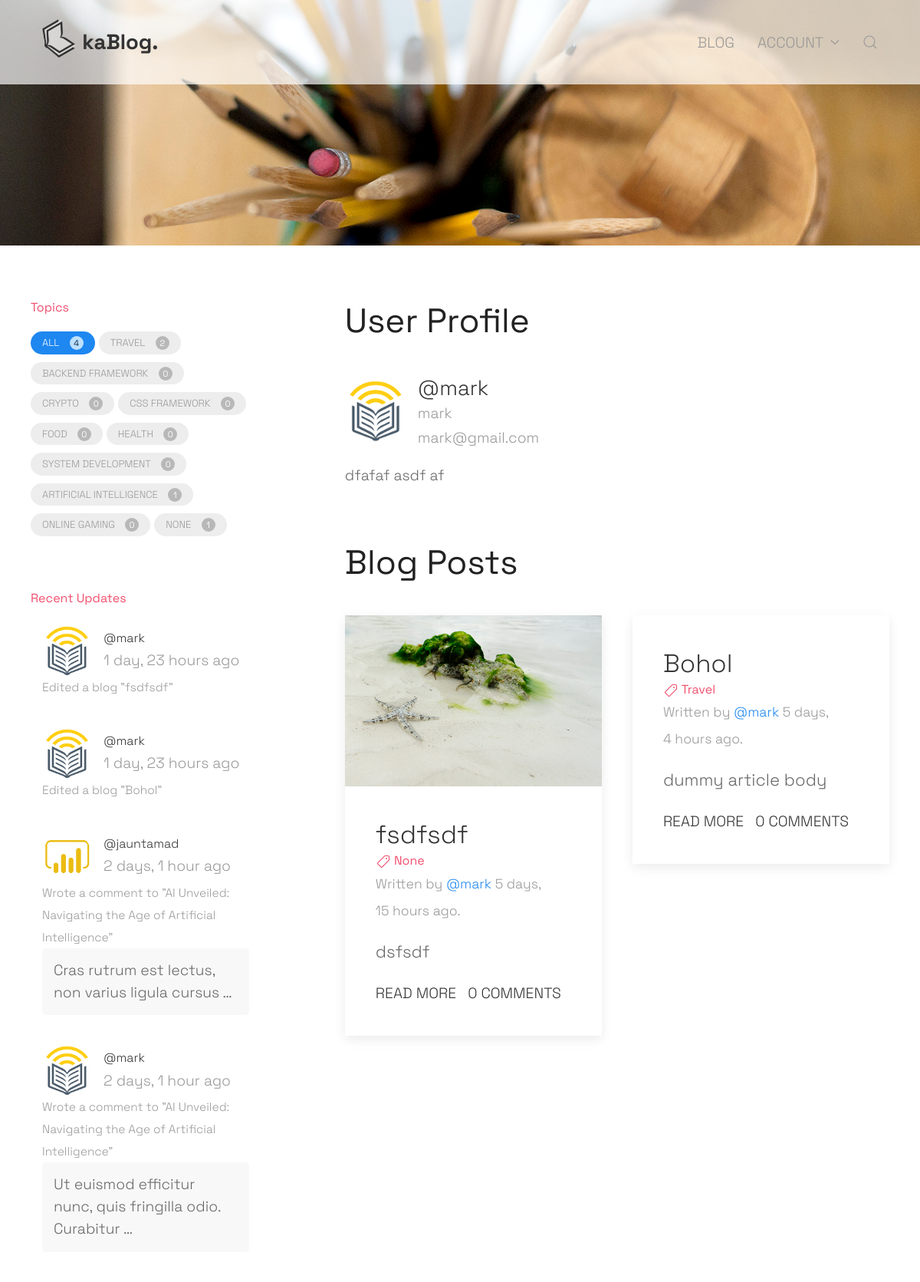
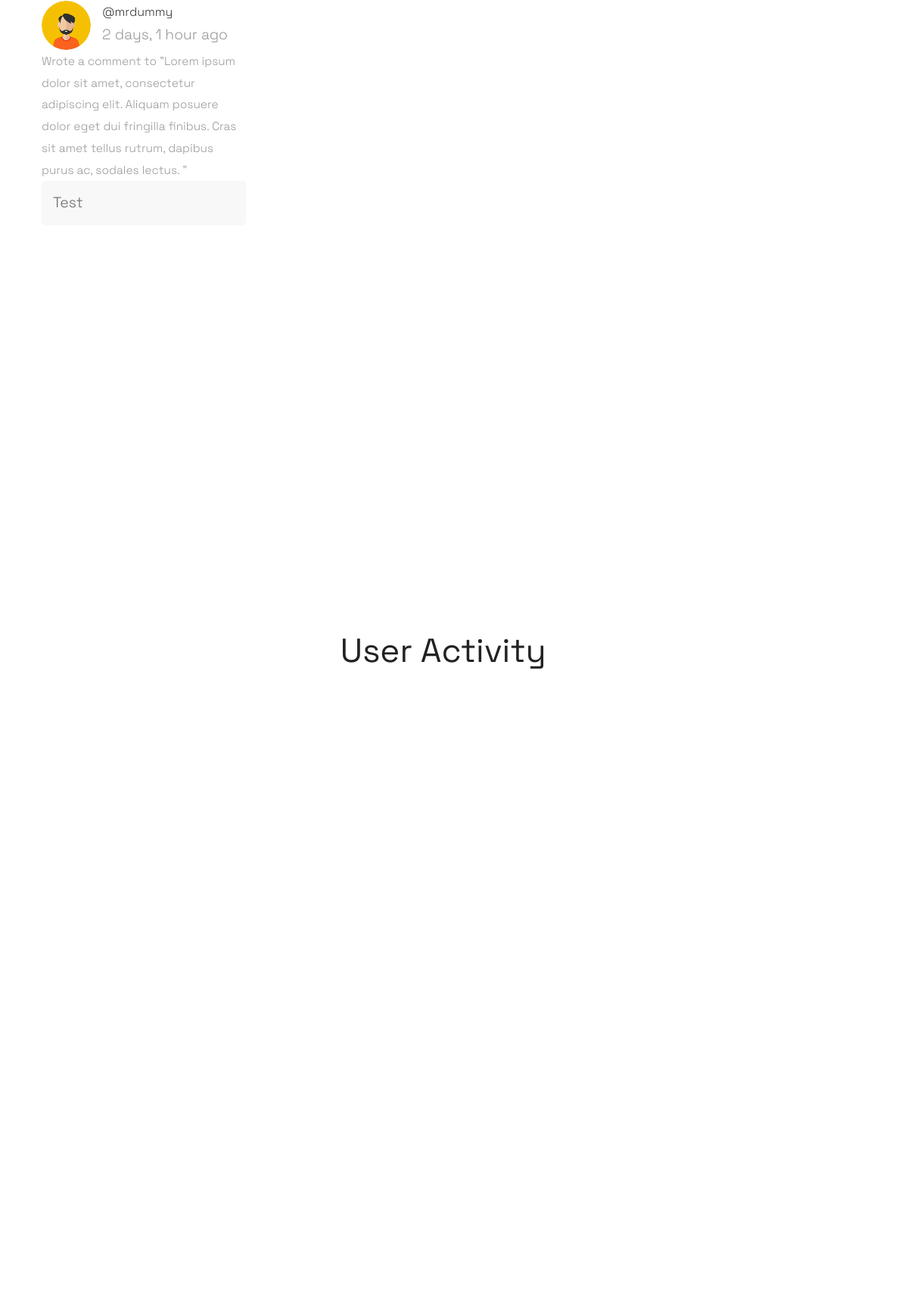
The app's page /user/profile/3/ (upper part) with its own data (2 pictures, top to bottom).
### blog/models.py (models this page shows, shortened)
class Topic(models.Model):
    name = models.CharField(max_length=200)
    def __str__(self):
        return self.name

class Blog(models.Model):
    author = models.ForeignKey(User, on_delete=models.SET_NULL, null=True)
    participants = models.ManyToManyField(User, related_name="participants", blank=True)
    topic = models.ForeignKey(Topic, on_delete=models.SET_NULL, null=True)
    title = models.CharField(max_length=200)
    description = models.TextField(null=True, blank=True)
    updated = models.DateTimeField(auto_now=True)
    created = models.DateTimeField(auto_now_add=True)
    featured_image=models.ImageField(null=True, blank=True, verbose_name='Featured image', upload_to = user_directory_path)
    isupdated=models.BooleanField(default=False)
    """ class Meta:
        ordering = ["-updated", "-created"] """

### creds/models.py (models this page shows)
class User(AbstractUser):
    name=models.CharField(max_length=200, null=True, verbose_name='Full Name')
    email=models.EmailField(verbose_name="Email address", max_length=255, unique=True,)
    bio=models.TextField(null=True, blank=True)
    avatar=models.ImageField(null=True, verbose_name='Profile piture', upload_to = user_directory_path, default='avatar.png')
    USERNAME_FIELD="email"
    REQUIRED_FIELDS=[]

### creds/views.py (the view)
# urls.py: path("user/profile/<int:pk>/", userProfile, name="user-profile"),
def userProfile(request, pk):
    author = User.objects.get(id=pk)
    blogs = author.blog_set.all().annotate(countcomments=Count("comment"))
    topics = Topic.objects.annotate(blogcount=Count(
        "blog",
        Q(blog__author__id__iexact=pk)
        ))
    context = {
        "user": author,
        "topics": topics,
        "recent": getActivity(pk, False, 5),
        "user_activity": getActivity(pk, True, 0),
        "blogs": blogs,
        "pagetitle": 'User Profile'
    }
    print(len(context['user_activity']))
    return render(request, "creds/userprofile.html", context)

### creds/views.py (called while the page is built)
def getActivity(pk, current_user, limit=5):
    qsBlog = Blog.objects.all().values('id', 'author', 'author__username', 'author__avatar', 'created', 'updated', 'isupdated', 'title').annotate(comment=Value(''), action1=Value('Posted a blog'), action2=Value('Edited a blog'))
    if current_user:
        qsBlog=qsBlog.filter(author__id__iexact=pk)
    qsComment = Comment.objects.all().values('blog__id', 'author', 'author__username', 'author__avatar', 'created', 'updated', 'isupdated', 'blog__title', 'comment').annotate(action1=Value('Wrote a comment to'), action2=Value('Edited a comment'))
    if current_user:
        qsComment=qsComment.filter(author__id__iexact=pk)
    recent=qsBlog.union(qsComment).order_by('-updated', '-created')
    return recent[:limit] if limit > 0 else recent

### creds/templates/creds/userprofile.html (shortened to what this page needs)
{% extends 'base.html' %}
{% block pageheading %}
  {% include 'pageheading-small.html' %}
  {% block navigation %}
    {% include 'navigation.html' %}
  {% endblock %}
{% endblock %}
{% block sidebar %}
  {% include 'blog/list_sidebar_topics.html' %}
  {% include 'blog/list_sidebar_recentactivity.html' %}
{% endblock %}
{% block content %}
<section class="uk-margin-medium-bottom uk-margin-medium-top">
  <article class="uk-comment" role="comment">
    <header class="uk-comment-header">
        <div class="uk-grid-small uk-flex-middle" uk-grid>
            <div class="uk-width-auto">
                <img class="uk-comment-avatar uk-border-circle" src="{{user.avatar.url}}"
                    width="80" height="80" alt="">
            </div>
            <section class="uk-width-expand">
                <h4 class="uk-margin-remove uk-link-reset"><a href="{% url 'user-profile' user.id %}">@{{ user.username }}</a></h4>
                {%if user.name%}
                <small class="uk-comment-meta uk-display-block">{{ user.name}}</small>
                {%endif%}
                <small class="uk-comment-meta">{{ user.email}}</small>
            </section>
        </div>
    </header>
    {%if user.bio%}
    <div class="uk-comment-body uk-text-small uk-text-justify">
      {{ user.bio|linebreaksbr }}
    </div>
    {%endif%}
</article>
</section>
<h2 class="uk-text-secondary uk-margin-remove-bottom uk-margin-large-top">Blog Posts</h2>
  {% include 'blog/list_blog.html' %}
  {% include 'blog/user_activity.html' %}
{% endblock %}

### blog/templates/blog/list_sidebar_topics.html (shortened to what this page needs)
{% if topics|length %}
<div>
<h5 class="uk-text-danger">Topics</h5>
<ul class="uk-subnav uk-subnav-pill uk-text-small" uk-margin>
  <li class="uk-active" uk-filter-control><a class="uk-border-pill" href="javascript:vod(0)">All <span class="uk-badge uk-margin-small-left">{{blogs|length}}</span></a></li>
  {% for topic in topics %}
    <li uk-filter-control="[data-topic='{{topic.name}}']"><a class="uk-border-pill"
      href="#">{{topic.name}}<span class="uk-badge uk-margin-small-left">{{topic.blogcount}}</span></a>
    </li>
  {% endfor %}
</ul>
</div>
{% endif %}

### blog/templates/blog/list_sidebar_recentactivity.html (shortened to what this page needs)
{% if recent|length %}
{% load static %}
<div>
<h5 class="uk-text-danger uk-margin-remove-bottom">Recent Updates</h5>
<ul class="uk-comment-list uk-margin-remove-top">
  {% for activity in recent %}
    <li class="uk-margin-small-top">
        <article class="uk-padding-small" role="comment">
            <header class="uk-comment-header uk-margin-remove-bottom">
                <div class="uk-grid-small uk-flex-middle" uk-grid>
                    <div class="uk-width-auto">
                        <img class="uk-comment-avatar uk-border-circle" src="{% get_media_prefix %}{{ activity.author__avatar }}"
                            width="65" height="65" alt="">
                    </div>
                    <section class="uk-width-expand">
                        <h5 class="uk-margin-remove uk-link-reset"><a
                                href="{% url 'user-profile' activity.author %}">@{{ activity.author__username }}</a></h5>
                        <time class="uk-comment-meta uk-text-small">{{ activity.updated|timesince }} ago</time>
                    </section>
                </div>
            </header>
            <div class="uk-comment-body uk-text-small">
              <small class="uk-text-muted">
                {% if activity.isupdated %}
                  {{activity.action2}}
                {% else %}
                {{activity.action1}}
                {% endif %}
                "{{activity.title}}"</small>
              {% if activity.comment%}
                  <p class="uk-margin-remove uk-padding-small uk-border-rounded uk-background-muted">{{ activity.comment|truncatewords_html:8}}</p>
              {% endif %}
            </div>
        </article>
    </li>
    {% endfor %}
</ul>
</div>
{% endif %}

### blog/templates/blog/list_blog.html (shortened to what this page needs)
<ul uk-grid="masonry: true" class="js-filter uk-child-width-1-2@m uk-child-width-1-3@xl uk-margin-medium-top" uk-scrollspy="cls: uk-animation-fade; target: .uk-card; delay: 200;">
    {% for blog in blogs %}
    <li data-topic="{{blog.topic}}" data-size="small">
        <div class="uk-card uk-card-default uk-card-hover">
            {% if blog.featured_image %}
            <div class="uk-card-media-top">
                <img src="{{blog.featured_image.url}}" width="1800" height="1200" alt="">
            </div>
            {% endif %}
            <div class="uk-card-body">
                <article class="uk-article">
                    <h3 class="uk-card-title uk-margin-remove-vertical"><a class="uk-link-reset" href="{% url 'page-blog' blog.id %}">{{blog.title}}</a></h3>
                    <small class="uk-text-muted"><h5 class="uk-text-danger uk-margin-remove-bottom"><span uk-icon="tag"></span> {{blog.topic|title}}</h5>Written by <a href="{% url 'user-profile' blog.author.id %}">@{{blog.author.username}}</a> {{blog.created|timesince}} ago.</small>
                    <p>{{blog.description|truncatewords_html:30}}</p>
                    <div class="uk-grid-small uk-child-width-auto" uk-grid>
                        <div>
                            <a class="uk-button uk-button-text" href="{% url 'page-blog' blog.id %}">Read more</a>
                        </div>
                        <div>
                            <a class="uk-button uk-button-text" href="{% url 'page-blog' blog.id %}#section-list-comments">{{blog.countcomments}} Comments</a>
                        </div>
                    </div>
                </article>
            </div>
        </div>
    </li>
    {% empty %}
    <li data-topic="{{blog.topic}}" data-size="small">
        <div class="uk-width-expand uk-text-medium">
            <span class="uk-margin-small-right" uk-icon="icon: info; ratio: 1.3"></span> No blogs found
        </div>
    </li>
    {% endfor %}
</ul>

### blog/templates/blog/user_activity.html (shortened to what this page needs)
{% if user_activity|length > 0 %}
{% load static %}
<h2 class="uk-text-secondary uk-margin-remove-bottom uk-margin-large-top">User Activity</h2>
<div>
<ul class="uk-comment-list uk-margin-remove-top" uk-scrollspy="cls: uk-animation-fade; target: .the-comment; delay: 200;">
  {% for activity in user_activity %}
    <li class="uk-margin-small-top">
    </li>
    {% endfor %}
</ul>
</div>
{% endif %}

### static/styles/custom.css (style rules this page uses)
* { box-sizing: border-box; font-family: 'Space Grotesk', sans-serif !important; font-weight: 300; }
html { font-size: clamp(16px, 3.5vw, 22px); line-height: 1.5em; }
.uk-subnav-pill>*> :first-child { padding: 5px 15px; background: #ededed; color: #999; font-size: small; }
.uk-badge { background: #9797979e; font-weight: 400 !important; color: #fff !important; }
.uk-subnav-pill>.uk-active .uk-badge { background: #bee1ff; color: #0c2c4d !important; }
.uk-subnav>*:not(.uk-first-column) { padding-left: 5px; }

### records on screen
Topic: name "TRAVEL", blogcount "2"
Topic: name "BACKEND FRAMEWORK", blogcount "0"
Topic: name "CRYPTO", blogcount "0"
Topic: name "CSS FRAMEWORK", blogcount "0"
Topic: name "FOOD", blogcount "0"
Topic: name "HEALTH", blogcount "0"
Topic: name "SYSTEM DEVELOPMENT", blogcount "0"
Topic: name "ARTIFICIAL INTELLIGENCE", blogcount "1"
Topic: name "ONLINE GAMING", blogcount "0"
Topic: name "NONE", blogcount "1"
Blog: author__username "mark", updated "1 day, 23 hours", action2 "Edited a blog", title "fsdfsdf", featured_image (picture), topic "None", author.username "mark", created "5 days, 15 hours", description "dsfsdf", countcomments "0"
Blog: author__username "mark", updated "1 day, 23 hours", action2 "Edited a blog", title "Bohol", topic "Travel", author.username "mark", created "5 days, 4 hours", description "dummy article body", countcomments "0"
Blog: shows a picture, author__username "jauntamad", updated "2 days, 1 hour", action1 "Wrote a comment to", title "AI Unveiled: Navigating the Age of Artificial Intelligence", comment "Cras rutrum est lectus, non varius ligula cursus …", author__username "mark", comment "Ut euismod efficitur nunc, quis fringilla odio. Curabitur …"
Blog: shows a picture, author__username "mrdummy", updated "2 days, 1 hour", action1 "Wrote a comment to", title "Lorem ipsum dolor sit amet, consectetur adipiscing elit. Aliquam posuere dolor eget dui fringilla finibus. Cras sit amet tellus rutrum, dapibus purus ac, sodales lectus.", comment "Test"
User: avatar (picture), username "mark", name "mark", email "mark@gmail.com", bio "dfafaf asdf af"

### other values on screen
{{ blogs|length }} "4"
{{ pagetitle }} "User Profile"
